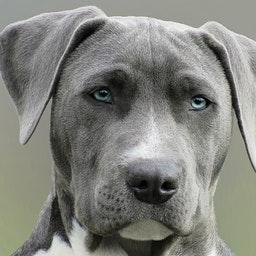
#> input picture Terminale/DPR/chien256_256.jpg, 256 x 256 px
$ python 5.8.2.py
#> lines starting #> are read from the running program, lines starting #| are printed output that depends on the picture
from PIL import Image

# Ouvrir l'image
imag = Image.open("chien256_256.jpg")
#> imag is the input picture: PIL image 256x256 RGB; mean R, G, B 129.9, 130.8, 124.9

# Effectuer une rotation de -45 degrés
imagRot1 = imag.rotate(angle=-45)
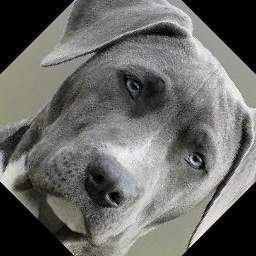
#> imagRot1: PIL image 256x256 RGB; mean R, G, B 104.5, 104.9, 101

# Effectuer une rotation de 45 degrés avec agrandissement
imagRot2 = imag.rotate(angle=45, expand=1)
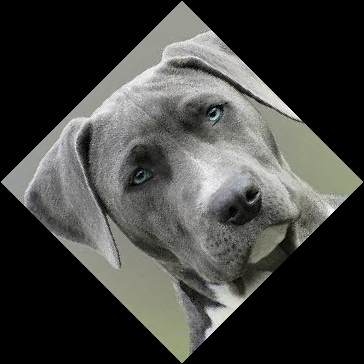
#> imagRot2: PIL image 364x364 RGB; mean R, G, B 64.7, 65.1, 62.2

# Effectuer une rotation de -70 degrés avec agrandissement et remplissage de couleur jaune
imagRot3 = imag.rotate(angle=-70, expand=1, fillcolor='yellow')
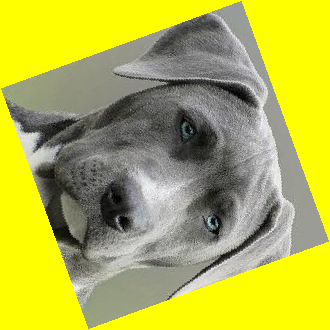
#> imagRot3: PIL image 330x330 RGB; mean R, G, B 179.7, 180.2, 75.1

# Effectuer une rotation de -80 degrés avec agrandissement et remplissage de couleur blanche
imagRot4 = imag.rotate(angle=-80, expand=1, fillcolor='white')
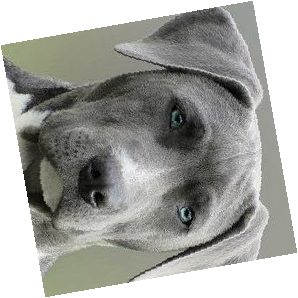
#> imagRot4: PIL image 298x298 RGB; mean R, G, B 162.7, 163.4, 159

# Effectuer une rotation de -90 degrés
imagRot5 = imag.rotate(angle=-90)
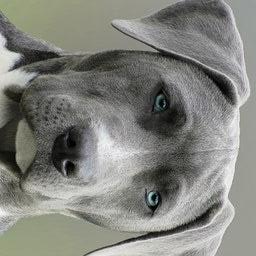
#> imagRot5: PIL image 256x256 RGB; mean R, G, B 129.9, 130.8, 124.9

# Enregistrer les images résultantes
imagRot5.save("rotation-90Chien256_256.jpg")
imagRot4.save("rotation-80Chien256_256.jpg")
imagRot3.save("rotation-70Chien256_256.jpg")
imagRot2.save("rotation45Chien256_256.jpg")
imagRot1.save("rotation-45Chien256_256.jpg")

# Afficher les images résultantes
imagRot1.show()
imagRot2.show()
imagRot3.show()
imagRot4.show()
imagRot5.show()
